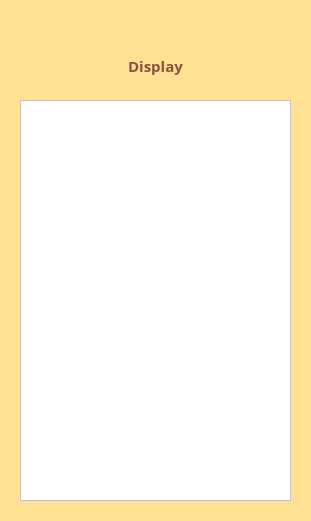
<?xml version="1.0" encoding="UTF-8"?>
<ui version="4.0">
 <class>Display</class>
 <widget class="QDialog" name="Display">
  <property name="geometry">
   <rect>
    <x>0</x>
    <y>0</y>
    <width>311</width>
    <height>521</height>
   </rect>
  </property>
  <property name="windowTitle">
   <string>Dialog</string>
  </property>
  <property name="styleSheet">
   <string notr="true">background-color: rgb(255, 225, 148);</string>
  </property>
  <widget class="QTextBrowser" name="textBrowser">
   <property name="geometry">
    <rect>
     <x>20</x>
     <y>100</y>
     <width>271</width>
     <height>401</height>
    </rect>
   </property>
   <property name="styleSheet">
    <string notr="true">color: rgb(140, 80, 66);font: 75 7pt &quot;여기어때 잘난체 OTF&quot;;
background-color: rgb(255, 255, 255);</string>
   </property>
  </widget>
  <widget class="QLabel" name="label">
   <property name="geometry">
    <rect>
     <x>115</x>
     <y>50</y>
     <width>81</width>
     <height>31</height>
    </rect>
   </property>
   <property name="font">
    <font>
     <family>여기어때 잘난체 OTF</family>
     <pointsize>11</pointsize>
     <weight>75</weight>
     <bold>true</bold>
    </font>
   </property>
   <property name="styleSheet">
    <string notr="true">color: rgb(140, 80, 66);</string>
   </property>
   <property name="text">
    <string>Display</string>
   </property>
   <property name="alignment">
    <set>Qt::AlignCenter</set>
   </property>
  </widget>
 </widget>
 <resources/>
 <connections/>
</ui>
